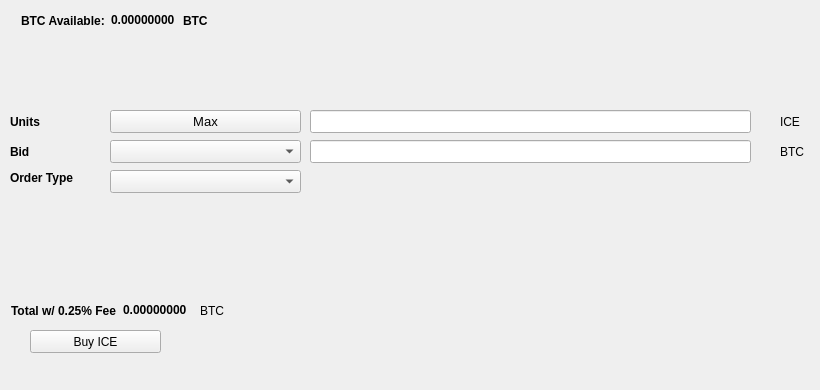
   <widget class="QWidget" name="BuyTab">
    <attribute name="title">
     <string>Buy</string>
    </attribute>
    <widget class="QPushButton" name="BuyICE">
     <property name="geometry">
      <rect>
       <x>30</x>
       <y>330</y>
       <width>131</width>
       <height>23</height>
      </rect>
     </property>
     <property name="text">
      <string>Buy ICE</string>
     </property>
     <property name="icon">
      <iconset resource="../frozen.qrc">
       <normaloff>:/icons/bitcoin</normaloff>:/icons/bitcoin</iconset>
     </property>
    </widget>
    <widget class="QLabel" name="label_3">
     <property name="geometry">
      <rect>
       <x>10</x>
       <y>110</y>
       <width>46</width>
       <height>23</height>
      </rect>
     </property>
     <property name="font">
      <font>
       <weight>75</weight>
       <bold>true</bold>
      </font>
     </property>
     <property name="text">
      <string>Units</string>
     </property>
    </widget>
    <widget class="QLineEdit" name="UnitsInput">
     <property name="geometry">
      <rect>
       <x>310</x>
       <y>110</y>
       <width>441</width>
       <height>23</height>
      </rect>
     </property>
     <property name="font">
      <font>
       <pointsize>9</pointsize>
       <weight>75</weight>
       <bold>true</bold>
      </font>
     </property>
    </widget>
    <widget class="QLineEdit" name="BuyBidPriceEdit">
     <property name="geometry">
      <rect>
       <x>310</x>
       <y>140</y>
       <width>441</width>
       <height>23</height>
      </rect>
     </property>
     <property name="font">
      <font>
       <pointsize>9</pointsize>
       <weight>75</weight>
       <bold>true</bold>
      </font>
     </property>
    </widget>
    <widget class="QLabel" name="label_4">
     <property name="geometry">
      <rect>
       <x>780</x>
       <y>110</y>
       <width>31</width>
       <height>23</height>
      </rect>
     </property>
     <property name="text">
      <string>ICE</string>
     </property>
    </widget>
    <widget class="QLabel" name="label_5">
     <property name="geometry">
      <rect>
       <x>780</x>
       <y>140</y>
       <width>31</width>
       <height>23</height>
      </rect>
     </property>
     <property name="text">
      <string>BTC</string>
     </property>
    </widget>
    <widget class="QLabel" name="label_6">
     <property name="geometry">
      <rect>
       <x>10</x>
       <y>140</y>
       <width>46</width>
       <height>23</height>
      </rect>
     </property>
     <property name="font">
      <font>
       <weight>75</weight>
       <bold>true</bold>
      </font>
     </property>
     <property name="text">
      <string>Bid</string>
     </property>
    </widget>
    <widget class="QLabel" name="label_7">
     <property name="geometry">
      <rect>
       <x>10</x>
       <y>170</y>
       <width>91</width>
       <height>16</height>
      </rect>
     </property>
     <property name="font">
      <font>
       <weight>75</weight>
       <bold>true</bold>
      </font>
     </property>
     <property name="text">
      <string>Order Type</string>
     </property>
    </widget>
    <widget class="QPushButton" name="Buy_Max_Amount">
     <property name="geometry">
      <rect>
       <x>110</x>
       <y>110</y>
       <width>191</width>
       <height>23</height>
      </rect>
     </property>
     <property name="font">
      <font>
       <pointsize>10</pointsize>
      </font>
     </property>
     <property name="text">
      <string>Max</string>
     </property>
    </widget>
    <widget class="QComboBox" name="BuyBidcomboBox">
     <property name="geometry">
      <rect>
       <x>110</x>
       <y>140</y>
       <width>191</width>
       <height>23</height>
      </rect>
     </property>
     <property name="font">
      <font>
       <pointsize>10</pointsize>
      </font>
     </property>
    </widget>
    <widget class="QComboBox" name="buyOrdertypeCombo">
     <property name="geometry">
      <rect>
       <x>110</x>
       <y>170</y>
       <width>191</width>
       <height>23</height>
      </rect>
     </property>
     <property name="font">
      <font>
       <pointsize>10</pointsize>
      </font>
     </property>
    </widget>
    <widget class="QWidget" name="layoutWidget1">
     <property name="geometry">
      <rect>
       <x>21</x>
       <y>11</y>
       <width>227</width>
       <height>19</height>
      </rect>
     </property>
     <layout class="QHBoxLayout" name="horizontalLayout_3">
      <item>
       <widget class="QLabel" name="label232">
        <property name="font">
         <font>
          <weight>75</weight>
          <bold>true</bold>
         </font>
        </property>
        <property name="text">
         <string>BTC Available:</string>
        </property>
       </widget>
      </item>
      <item>
       <widget class="QLabel" name="BtcAvailableLbl">
        <property name="palette">
         <palette>
          <active>
           <colorrole role="WindowText">
            <brush brushstyle="SolidPattern">
             <color alpha="255">
              <red>0</red>
              <green>0</green>
              <blue>0</blue>
             </color>
            </brush>
           </colorrole>
           <colorrole role="Button">
            <brush brushstyle="SolidPattern">
             <color alpha="255">
              <red>0</red>
              <green>170</green>
              <blue>0</blue>
             </color>
            </brush>
           </colorrole>
           <colorrole role="Light">
            <brush brushstyle="SolidPattern">
             <color alpha="255">
              <red>0</red>
              <green>255</green>
              <blue>0</blue>
             </color>
            </brush>
           </colorrole>
           <colorrole role="Midlight">
            <brush brushstyle="SolidPattern">
             <color alpha="255">
              <red>0</red>
              <green>212</green>
              <blue>0</blue>
             </color>
            </brush>
           </colorrole>
           <colorrole role="Dark">
            <brush brushstyle="SolidPattern">
             <color alpha="255">
              <red>0</red>
              <green>85</green>
              <blue>0</blue>
             </color>
            </brush>
           </colorrole>
           <colorrole role="Mid">
            <brush brushstyle="SolidPattern">
             <color alpha="255">
              <red>0</red>
              <green>113</green>
              <blue>0</blue>
             </color>
            </brush>
           </colorrole>
           <colorrole role="Text">
            <brush brushstyle="SolidPattern">
             <color alpha="255">
              <red>0</red>
              <green>170</green>
              <blue>0</blue>
             </color>
            </brush>
           </colorrole>
           <colorrole role="BrightText">
            <brush brushstyle="SolidPattern">
             <color alpha="255">
              <red>255</red>
              <green>255</green>
              <blue>255</blue>
             </color>
            </brush>
           </colorrole>
           <colorrole role="ButtonText">
            <brush brushstyle="SolidPattern">
             <color alpha="255">
              <red>0</red>
              <green>0</green>
              <blue>0</blue>
             </color>
            </brush>
           </colorrole>
           <colorrole role="Base">
            <brush brushstyle="SolidPattern">
             <color alpha="255">
              <red>255</red>
              <green>255</green>
              <blue>255</blue>
             </color>
            </brush>
           </colorrole>
           <colorrole role="Window">
            <brush brushstyle="SolidPattern">
             <color alpha="255">
              <red>0</red>
              <green>170</green>
              <blue>0</blue>
             </color>
            </brush>
           </colorrole>
           <colorrole role="Shadow">
            <brush brushstyle="SolidPattern">
             <color alpha="255">
              <red>0</red>
              <green>0</green>
              <blue>0</blue>
             </color>
            </brush>
           </colorrole>
           <colorrole role="AlternateBase">
            <brush brushstyle="SolidPattern">
             <color alpha="255">
              <red>127</red>
              <green>212</green>
              <blue>127</blue>
             </color>
            </brush>
           </colorrole>
           <colorrole role="ToolTipBase">
            <brush brushstyle="SolidPattern">
             <color alpha="255">
              <red>255</red>
              <green>255</green>
              <blue>220</blue>
             </color>
            </brush>
           </colorrole>
           <colorrole role="ToolTipText">
            <brush brushstyle="SolidPattern">
             <color alpha="255">
              <red>0</red>
              <green>0</green>
              <blue>0</blue>
             </color>
            </brush>
           </colorrole>
          </active>
          <inactive>
           <colorrole role="WindowText">
            <brush brushstyle="SolidPattern">
             <color alpha="255">
              <red>0</red>
              <green>0</green>
              <blue>0</blue>
             </color>
            </brush>
           </colorrole>
           <colorrole role="Button">
            <brush brushstyle="SolidPattern">
             <color alpha="255">
              <red>0</red>
              <green>170</green>
              <blue>0</blue>
             </color>
            </brush>
           </colorrole>
           <colorrole role="Light">
            <brush brushstyle="SolidPattern">
             <color alpha="255">
              <red>0</red>
              <green>255</green>
              <blue>0</blue>
             </color>
            </brush>
           </colorrole>
           <colorrole role="Midlight">
            <brush brushstyle="SolidPattern">
             <color alpha="255">
              <red>0</red>
              <green>212</green>
              <blue>0</blue>
             </color>
            </brush>
           </colorrole>
           <colorrole role="Dark">
            <brush brushstyle="SolidPattern">
             <color alpha="255">
              <red>0</red>
              <green>85</green>
              <blue>0</blue>
             </color>
            </brush>
           </colorrole>
           <colorrole role="Mid">
            <brush brushstyle="SolidPattern">
             <color alpha="255">
              <red>0</red>
              <green>113</green>
              <blue>0</blue>
             </color>
            </brush>
           </colorrole>
           <colorrole role="Text">
            <brush brushstyle="SolidPattern">
             <color alpha="255">
              <red>0</red>
              <green>170</green>
              <blue>0</blue>
             </color>
            </brush>
           </colorrole>
           <colorrole role="BrightText">
            <brush brushstyle="SolidPattern">
             <color alpha="255">
              <red>255</red>
              <green>255</green>
              <blue>255</blue>
             </color>
            </brush>
           </colorrole>
           <colorrole role="ButtonText">
            <brush brushstyle="SolidPattern">
             <color alpha="255">
              <red>0</red>
              <green>0</green>
              <blue>0</blue>
             </color>
            </brush>
           </colorrole>
           <colorrole role="Base">
            <brush brushstyle="SolidPattern">
             <color alpha="255">
              <red>255</red>
              <green>255</green>
              <blue>255</blue>
             </color>
            </brush>
           </colorrole>
           <colorrole role="Window">
            <brush brushstyle="SolidPattern">
             <color alpha="255">
              <red>0</red>
              <green>170</green>
              <blue>0</blue>
             </color>
            </brush>
           </colorrole>
           <colorrole role="Shadow">
            <brush brushstyle="SolidPattern">
             <color alpha="255">
              <red>0</red>
              <green>0</green>
              <blue>0</blue>
             </color>
            </brush>
           </colorrole>
           <colorrole role="AlternateBase">
            <brush brushstyle="SolidPattern">
             <color alpha="255">
              <red>127</red>
              <green>212</green>
              <blue>127</blue>
             </color>
            </brush>
           </colorrole>
           <colorrole role="ToolTipBase">
            <brush brushstyle="SolidPattern">
             <color alpha="255">
              <red>255</red>
              <green>255</green>
              <blue>220</blue>
             </color>
            </brush>
           </colorrole>
           <colorrole role="ToolTipText">
            <brush brushstyle="SolidPattern">
             <color alpha="255">
              <red>0</red>
              <green>0</green>
              <blue>0</blue>
             </color>
            </brush>
           </colorrole>
          </inactive>
          <disabled>
           <colorrole role="WindowText">
            <brush brushstyle="SolidPattern">
             <color alpha="255">
              <red>0</red>
              <green>85</green>
              <blue>0</blue>
             </color>
            </brush>
           </colorrole>
           <colorrole role="Button">
            <brush brushstyle="SolidPattern">
             <color alpha="255">
              <red>0</red>
              <green>170</green>
              <blue>0</blue>
             </color>
            </brush>
           </colorrole>
           <colorrole role="Light">
            <brush brushstyle="SolidPattern">
             <color alpha="255">
              <red>0</red>
              <green>255</green>
              <blue>0</blue>
             </color>
            </brush>
           </colorrole>
           <colorrole role="Midlight">
            <brush brushstyle="SolidPattern">
             <color alpha="255">
              <red>0</red>
              <green>212</green>
              <blue>0</blue>
             </color>
            </brush>
           </colorrole>
           <colorrole role="Dark">
            <brush brushstyle="SolidPattern">
             <color alpha="255">
              <red>0</red>
              <green>85</green>
              <blue>0</blue>
             </color>
            </brush>
           </colorrole>
           <colorrole role="Mid">
            <brush brushstyle="SolidPattern">
             <color alpha="255">
              <red>0</red>
              <green>113</green>
              <blue>0</blue>
             </color>
            </brush>
           </colorrole>
           <colorrole role="Text">
            <brush brushstyle="SolidPattern">
             <color alpha="255">
              <red>0</red>
              <green>85</green>
              <blue>0</blue>
             </color>
            </brush>
           </colorrole>
           <colorrole role="BrightText">
            <brush brushstyle="SolidPattern">
             <color alpha="255">
              <red>255</red>
              <green>255</green>
              <blue>255</blue>
             </color>
            </brush>
           </colorrole>
           <colorrole role="ButtonText">
            <brush brushstyle="SolidPattern">
             <color alpha="255">
              <red>0</red>
              <green>85</green>
              <blue>0</blue>
             </color>
            </brush>
           </colorrole>
           <colorrole role="Base">
            <brush brushstyle="SolidPattern">
             <color alpha="255">
              <red>0</red>
              <green>170</green>
              <blue>0</blue>
             </color>
            </brush>
           </colorrole>
           <colorrole role="Window">
            <brush brushstyle="SolidPattern">
             <color alpha="255">
              <red>0</red>
              <green>170</green>
              <blue>0</blue>
             </color>
            </brush>
           </colorrole>
           <colorrole role="Shadow">
            <brush brushstyle="SolidPattern">
             <color alpha="255">
              <red>0</red>
              <green>0</green>
              <blue>0</blue>
             </color>
            </brush>
           </colorrole>
           <colorrole role="AlternateBase">
            <brush brushstyle="SolidPattern">
             <color alpha="255">
              <red>0</red>
              <green>170</green>
              <blue>0</blue>
             </color>
            </brush>
           </colorrole>
           <colorrole role="ToolTipBase">
            <brush brushstyle="SolidPattern">
             <color alpha="255">
              <red>255</red>
              <green>255</green>
              <blue>220</blue>
             </color>
            </brush>
           </colorrole>
           <colorrole role="ToolTipText">
            <brush brushstyle="SolidPattern">
             <color alpha="255">
              <red>0</red>
              <green>0</green>
              <blue>0</blue>
             </color>
            </brush>
           </colorrole>
          </disabled>
         </palette>
        </property>
        <property name="font">
         <font>
          <weight>75</weight>
          <bold>true</bold>
         </font>
        </property>
        <property name="text">
         <string>0.00000000</string>
        </property>
        <property name="textInteractionFlags">
         <set>Qt::LinksAccessibleByMouse|Qt::TextSelectableByKeyboard|Qt::TextSelectableByMouse</set>
        </property>
       </widget>
      </item>
      <item>
       <widget class="QLabel" name="BtcAvailableLbl_2">
        <property name="font">
         <font>
          <weight>75</weight>
          <bold>true</bold>
         </font>
        </property>
        <property name="text">
         <string>BTC</string>
        </property>
       </widget>
      </item>
     </layout>
    </widget>
    <widget class="QWidget" name="layoutWidge2">
     <property name="geometry">
      <rect>
       <x>11</x>
       <y>301</y>
       <width>259</width>
       <height>19</height>
      </rect>
     </property>
     <layout class="QHBoxLayout" name="horizontalLayout_4">
      <item>
       <widget class="QLabel" name="label_9">
        <property name="font">
         <font>
          <weight>75</weight>
          <bold>true</bold>
         </font>
        </property>
        <property name="text">
         <string>Total w/ 0.25% Fee</string>
        </property>
       </widget>
      </item>
      <item>
       <widget class="QLabel" name="BuyCostLabel">
        <property name="palette">
         <palette>
          <active>
           <colorrole role="WindowText">
            <brush brushstyle="SolidPattern">
             <color alpha="255">
              <red>0</red>
              <green>0</green>
              <blue>0</blue>
             </color>
            </brush>
           </colorrole>
           <colorrole role="Button">
            <brush brushstyle="SolidPattern">
             <color alpha="255">
              <red>0</red>
              <green>170</green>
              <blue>0</blue>
             </color>
            </brush>
           </colorrole>
           <colorrole role="Light">
            <brush brushstyle="SolidPattern">
             <color alpha="255">
              <red>0</red>
              <green>255</green>
              <blue>0</blue>
             </color>
            </brush>
           </colorrole>
           <colorrole role="Midlight">
            <brush brushstyle="SolidPattern">
             <color alpha="255">
              <red>0</red>
              <green>212</green>
              <blue>0</blue>
             </color>
            </brush>
           </colorrole>
           <colorrole role="Dark">
            <brush brushstyle="SolidPattern">
             <color alpha="255">
              <red>0</red>
              <green>85</green>
              <blue>0</blue>
             </color>
            </brush>
           </colorrole>
           <colorrole role="Mid">
            <brush brushstyle="SolidPattern">
             <color alpha="255">
              <red>0</red>
              <green>113</green>
              <blue>0</blue>
             </color>
            </brush>
           </colorrole>
           <colorrole role="Text">
            <brush brushstyle="SolidPattern">
             <color alpha="255">
              <red>0</red>
              <green>170</green>
              <blue>0</blue>
             </color>
            </brush>
           </colorrole>
           <colorrole role="BrightText">
            <brush brushstyle="SolidPattern">
             <color alpha="255">
              <red>255</red>
              <green>255</green>
              <blue>255</blue>
             </color>
            </brush>
           </colorrole>
           <colorrole role="ButtonText">
            <brush brushstyle="SolidPattern">
             <color alpha="255">
              <red>0</red>
              <green>0</green>
              <blue>0</blue>
             </color>
            </brush>
           </colorrole>
           <colorrole role="Base">
            <brush brushstyle="SolidPattern">
             <color alpha="255">
              <red>255</red>
              <green>255</green>
              <blue>255</blue>
             </color>
            </brush>
           </colorrole>
           <colorrole role="Window">
            <brush brushstyle="SolidPattern">
             <color alpha="255">
              <red>0</red>
              <green>170</green>
              <blue>0</blue>
             </color>
            </brush>
           </colorrole>
           <colorrole role="Shadow">
            <brush brushstyle="SolidPattern">
             <color alpha="255">
              <red>0</red>
              <green>0</green>
              <blue>0</blue>
             </color>
            </brush>
           </colorrole>
           <colorrole role="AlternateBase">
            <brush brushstyle="SolidPattern">
             <color alpha="255">
              <red>127</red>
              <green>212</green>
              <blue>127</blue>
             </color>
            </brush>
           </colorrole>
           <colorrole role="ToolTipBase">
            <brush brushstyle="SolidPattern">
             <color alpha="255">
              <red>255</red>
              <green>255</green>
              <blue>220</blue>
             </color>
            </brush>
           </colorrole>
           <colorrole role="ToolTipText">
            <brush brushstyle="SolidPattern">
             <color alpha="255">
              <red>0</red>
              <green>0</green>
              <blue>0</blue>
             </color>
            </brush>
           </colorrole>
          </active>
          <inactive>
           <colorrole role="WindowText">
            <brush brushstyle="SolidPattern">
             <color alpha="255">
              <red>0</red>
              <green>0</green>
              <blue>0</blue>
             </color>
            </brush>
           </colorrole>
           <colorrole role="Button">
            <brush brushstyle="SolidPattern">
             <color alpha="255">
              <red>0</red>
              <green>170</green>
              <blue>0</blue>
             </color>
            </brush>
           </colorrole>
           <colorrole role="Light">
            <brush brushstyle="SolidPattern">
             <color alpha="255">
              <red>0</red>
              <green>255</green>
              <blue>0</blue>
             </color>
            </brush>
           </colorrole>
           <colorrole role="Midlight">
            <brush brushstyle="SolidPattern">
             <color alpha="255">
              <red>0</red>
              <green>212</green>
              <blue>0</blue>
             </color>
            </brush>
           </colorrole>
           <colorrole role="Dark">
            <brush brushstyle="SolidPattern">
             <color alpha="255">
              <red>0</red>
              <green>85</green>
              <blue>0</blue>
             </color>
            </brush>
           </colorrole>
           <colorrole role="Mid">
            <brush brushstyle="SolidPattern">
             <color alpha="255">
              <red>0</red>
              <green>113</green>
              <blue>0</blue>
             </color>
            </brush>
           </colorrole>
           <colorrole role="Text">
            <brush brushstyle="SolidPattern">
             <color alpha="255">
              <red>0</red>
              <green>170</green>
              <blue>0</blue>
             </color>
            </brush>
           </colorrole>
           <colorrole role="BrightText">
            <brush brushstyle="SolidPattern">
             <color alpha="255">
              <red>255</red>
              <green>255</green>
              <blue>255</blue>
             </color>
            </brush>
           </colorrole>
           <colorrole role="ButtonText">
            <brush brushstyle="SolidPattern">
             <color alpha="255">
              <red>0</red>
              <green>0</green>
              <blue>0</blue>
             </color>
            </brush>
           </colorrole>
           <colorrole role="Base">
            <brush brushstyle="SolidPattern">
             <color alpha="255">
              <red>255</red>
              <green>255</green>
              <blue>255</blue>
             </color>
            </brush>
           </colorrole>
           <colorrole role="Window">
            <brush brushstyle="SolidPattern">
             <color alpha="255">
              <red>0</red>
              <green>170</green>
              <blue>0</blue>
             </color>
            </brush>
           </colorrole>
           <colorrole role="Shadow">
            <brush brushstyle="SolidPattern">
             <color alpha="255">
              <red>0</red>
              <green>0</green>
              <blue>0</blue>
             </color>
            </brush>
           </colorrole>
           <colorrole role="AlternateBase">
            <brush brushstyle="SolidPattern">
             <color alpha="255">
              <red>127</red>
              <green>212</green>
              <blue>127</blue>
             </color>
            </brush>
           </colorrole>
           <colorrole role="ToolTipBase">
            <brush brushstyle="SolidPattern">
             <color alpha="255">
              <red>255</red>
              <green>255</green>
              <blue>220</blue>
             </color>
            </brush>
           </colorrole>
           <colorrole role="ToolTipText">
            <brush brushstyle="SolidPattern">
             <color alpha="255">
              <red>0</red>
              <green>0</green>
              <blue>0</blue>
             </color>
            </brush>
           </colorrole>
          </inactive>
          <disabled>
           <colorrole role="WindowText">
            <brush brushstyle="SolidPattern">
             <color alpha="255">
              <red>0</red>
              <green>85</green>
              <blue>0</blue>
             </color>
            </brush>
           </colorrole>
           <colorrole role="Button">
            <brush brushstyle="SolidPattern">
             <color alpha="255">
              <red>0</red>
              <green>170</green>
              <blue>0</blue>
             </color>
            </brush>
           </colorrole>
           <colorrole role="Light">
            <brush brushstyle="SolidPattern">
             <color alpha="255">
              <red>0</red>
              <green>255</green>
              <blue>0</blue>
             </color>
            </brush>
           </colorrole>
           <colorrole role="Midlight">
            <brush brushstyle="SolidPattern">
             <color alpha="255">
              <red>0</red>
              <green>212</green>
              <blue>0</blue>
             </color>
            </brush>
           </colorrole>
           <colorrole role="Dark">
            <brush brushstyle="SolidPattern">
             <color alpha="255">
              <red>0</red>
              <green>85</green>
              <blue>0</blue>
             </color>
            </brush>
           </colorrole>
           <colorrole role="Mid">
            <brush brushstyle="SolidPattern">
             <color alpha="255">
              <red>0</red>
              <green>113</green>
              <blue>0</blue>
             </color>
            </brush>
           </colorrole>
           <colorrole role="Text">
            <brush brushstyle="SolidPattern">
             <color alpha="255">
              <red>0</red>
              <green>85</green>
              <blue>0</blue>
             </color>
            </brush>
           </colorrole>
           <colorrole role="BrightText">
            <brush brushstyle="SolidPattern">
             <color alpha="255">
              <red>255</red>
              <green>255</green>
              <blue>255</blue>
             </color>
            </brush>
           </colorrole>
           <colorrole role="ButtonText">
            <brush brushstyle="SolidPattern">
             <color alpha="255">
              <red>0</red>
              <green>85</green>
              <blue>0</blue>
             </color>
            </brush>
           </colorrole>
           <colorrole role="Base">
            <brush brushstyle="SolidPattern">
             <color alpha="255">
              <red>0</red>
              <green>170</green>
              <blue>0</blue>
             </color>
            </brush>
           </colorrole>
           <colorrole role="Window">
            <brush brushstyle="SolidPattern">
             <color alpha="255">
              <red>0</red>
              <green>170</green>
              <blue>0</blue>
             </color>
            </brush>
           </colorrole>
           <colorrole role="Shadow">
            <brush brushstyle="SolidPattern">
             <color alpha="255">
              <red>0</red>
              <green>0</green>
              <blue>0</blue>
             </color>
            </brush>
           </colorrole>
           <colorrole role="AlternateBase">
            <brush brushstyle="SolidPattern">
             <color alpha="255">
              <red>0</red>
              <green>170</green>
              <blue>0</blue>
             </color>
            </brush>
           </colorrole>
           <colorrole role="ToolTipBase">
            <brush brushstyle="SolidPattern">
             <color alpha="255">
              <red>255</red>
              <green>255</green>
              <blue>220</blue>
             </color>
            </brush>
           </colorrole>
           <colorrole role="ToolTipText">
            <brush brushstyle="SolidPattern">
             <color alpha="255">
              <red>0</red>
              <green>0</green>
              <blue>0</blue>
             </color>
            </brush>
           </colorrole>
          </disabled>
         </palette>
        </property>
        <property name="font">
         <font>
          <weight>75</weight>
          <bold>true</bold>
         </font>
        </property>
        <property name="autoFillBackground">
         <bool>false</bool>
        </property>
        <property name="text">
         <string>0.00000000</string>
        </property>
        <property name="textInteractionFlags">
         <set>Qt::LinksAccessibleByMouse|Qt::TextSelectableByMouse</set>
        </property>
       </widget>
      </item>
      <item>
       <widget class="QLabel" name="label_10">
        <property name="font">
         <font>
          <weight>50</weight>
          <bold>false</bold>
         </font>
        </property>
        <property name="text">
         <string>BTC</string>
        </property>
       </widget>
      </item>
     </layout>
    </widget>
    <widget class="QLabel" name="label_24">
     <property name="geometry">
      <rect>
       <x>460</x>
       <y>300</y>
       <width>281</width>
       <height>81</height>
      </rect>
     </property>
     <property name="text">
      <string/>
     </property>
     <property name="pixmap">
      <pixmap>:/images/bittrex</pixmap>
     </property>
    </widget>
   </widget>
